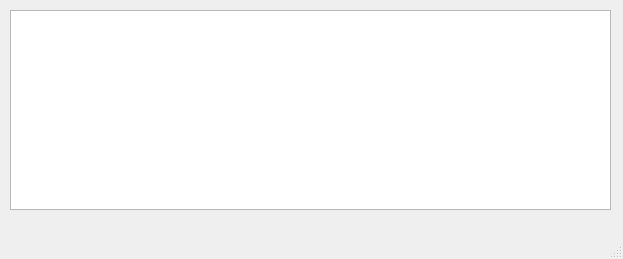
<?xml version="1.0" encoding="UTF-8"?>
<ui version="4.0">
 <class>server</class>
 <widget class="QMainWindow" name="server">
  <property name="geometry">
   <rect>
    <x>0</x>
    <y>0</y>
    <width>623</width>
    <height>259</height>
   </rect>
  </property>
  <property name="windowTitle">
   <string>server</string>
  </property>
  <widget class="QWidget" name="centralwidget">
   <widget class="QTableView" name="resourcesView">
    <property name="geometry">
     <rect>
      <x>10</x>
      <y>10</y>
      <width>601</width>
      <height>200</height>
     </rect>
    </property>
    <property name="minimumSize">
     <size>
      <width>600</width>
      <height>200</height>
     </size>
    </property>
   </widget>
  </widget>
  <widget class="QMenuBar" name="menubar">
   <property name="geometry">
    <rect>
     <x>0</x>
     <y>0</y>
     <width>623</width>
     <height>22</height>
    </rect>
   </property>
  </widget>
  <widget class="QStatusBar" name="statusbar"/>
 </widget>
 <resources/>
 <connections/>
</ui>
